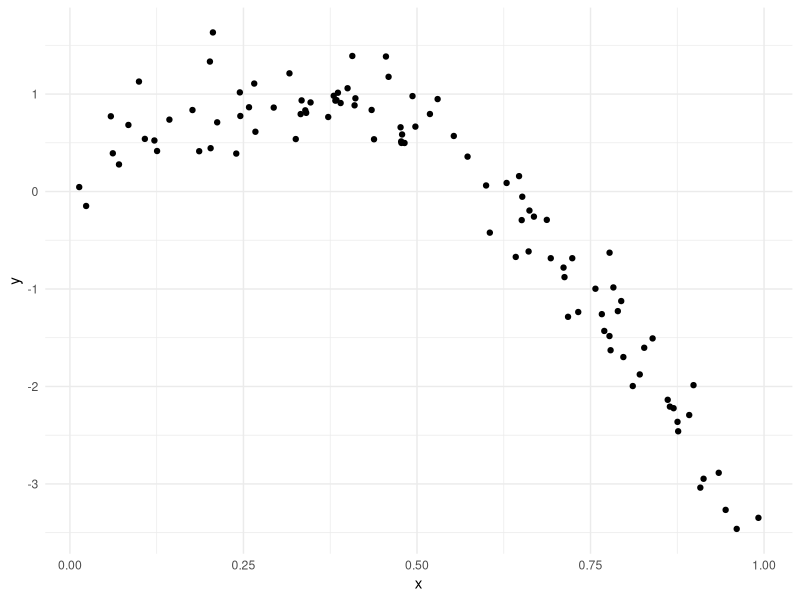
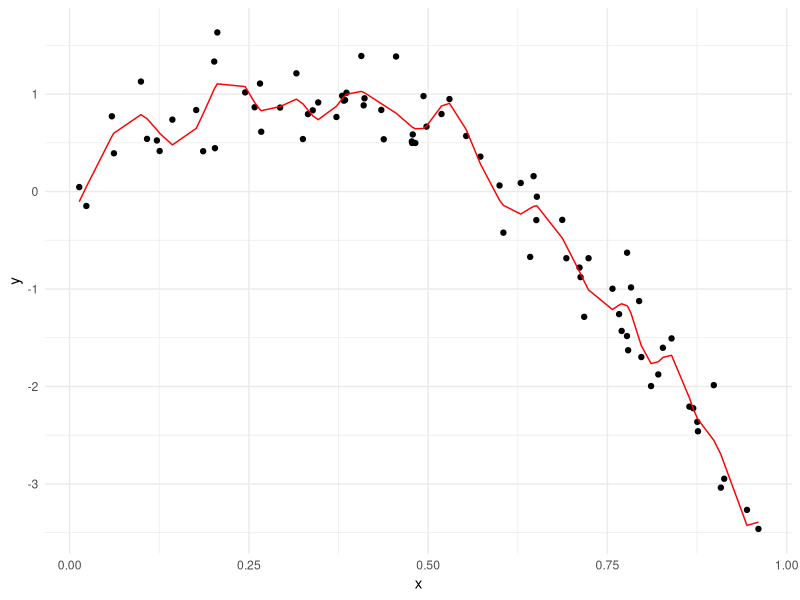
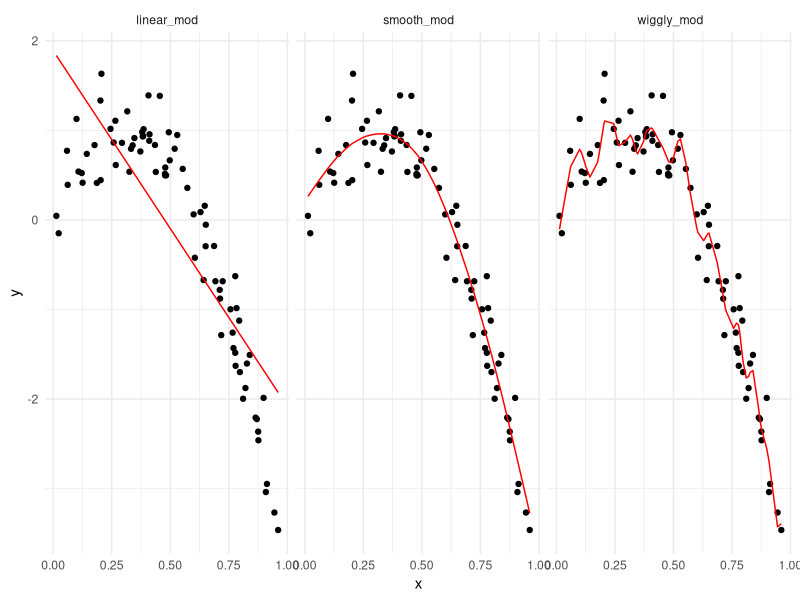

Recreate these plots in R, in order.
## ---- chunk 1
library(tidyverse)
library(modelr)
library(mgcv)

knitr::opts_chunk$set(
  fig.width = 6,
  fig.asp = .6,
  out.width = "90%"
)

theme_set(theme_minimal() + theme(legend.position = "bottom"))

options(
  ggplot2.continuous.color = "viridis",
  ggplot2.continuous.fill = "viridis"
)  

scale_colour_discrete = scale_color_viridis_d
scale_fill_discrete = scale_fill_viridis_d

set.seed(1)
## ---- chunk 2
nonlin_df = 
  tibble(
    id = 1:100,
    x = runif(100, 0, 1),
    y = 1 - 10 * (x - .3) ^ 2 + rnorm(100, 0, .3)
  )
## ---- chunk 3
nonlin_df %>% 
  ggplot(aes(x = x, y = y)) + 
  geom_point()
## ---- chunk 4
train_df = sample_n(nonlin_df, size = 80)
test_df = anti_join(nonlin_df, train_df, by = "id")
## ---- chunk 5
linear_mod = lm(y ~ x, data = train_df)
smooth_mod = gam(y ~ s(x), data = train_df)
wiggly_mod = gam(y ~ s(x, k = 30), sp = 10e-6, data = train_df)
## ---- chunk 6
train_df %>% 
  add_predictions(wiggly_mod) %>% 
  ggplot(aes(x = x, y = y)) + 
  geom_point() + 
  geom_line(aes(y = pred), color = "red")
## ---- chunk 7
train_df %>% 
  gather_predictions(linear_mod, smooth_mod, wiggly_mod) %>% 
  ggplot(aes(x = x, y = y)) + 
  geom_point() + 
  geom_line(aes(y = pred), color = "red") +
  facet_grid(. ~ model)
## ---- chunk 8
rmse(linear_mod, test_df)
rmse(smooth_mod, test_df)
rmse(wiggly_mod, test_df)
